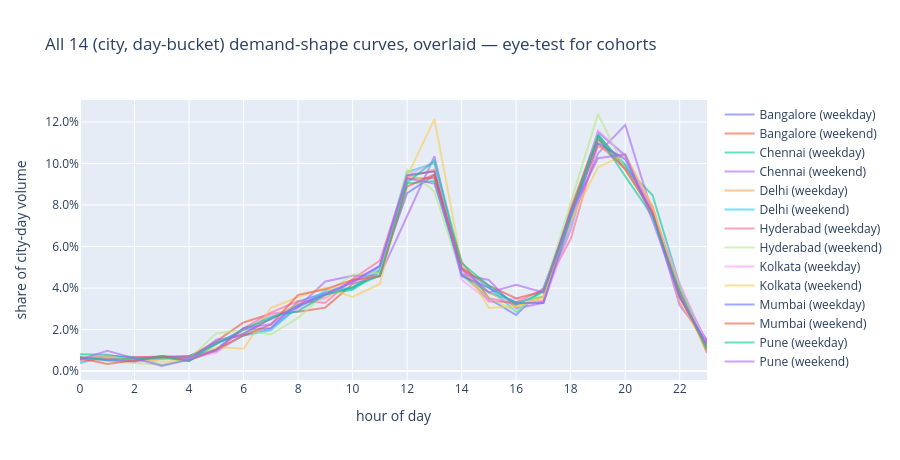

The notebook cell saved with this chart:
### Markdown cell above
## 1. The shape matrix and a first look

### Code cell
shape = (df.groupby(['city', 'day_bucket', 'hour']).size()
           .unstack('hour', fill_value=0))
shape_norm = shape.div(shape.sum(axis=1), axis=0)
print('Shape matrix:', shape_norm.shape, '(14 rows × 24 columns)')

# Visualize all 14 curves overlaid — if cohorts exist, we should see the eye separate them.
fig = go.Figure()
for idx, row in shape_norm.iterrows():
    fig.add_trace(go.Scatter(x=list(range(24)), y=row.values, mode='lines',
                             name=f'{idx[0]} ({idx[1]})', opacity=0.6))
fig.update_layout(title='All 14 (city, day-bucket) demand-shape curves, overlaid — eye-test for cohorts',
                  xaxis_title='hour of day', yaxis_title='share of city-day volume',
                  xaxis=dict(dtick=2), yaxis=dict(tickformat='.1%'),
                  height=460)
fig.write_html(FIG / '03_all_curves_overlaid.html')
fig.show()
